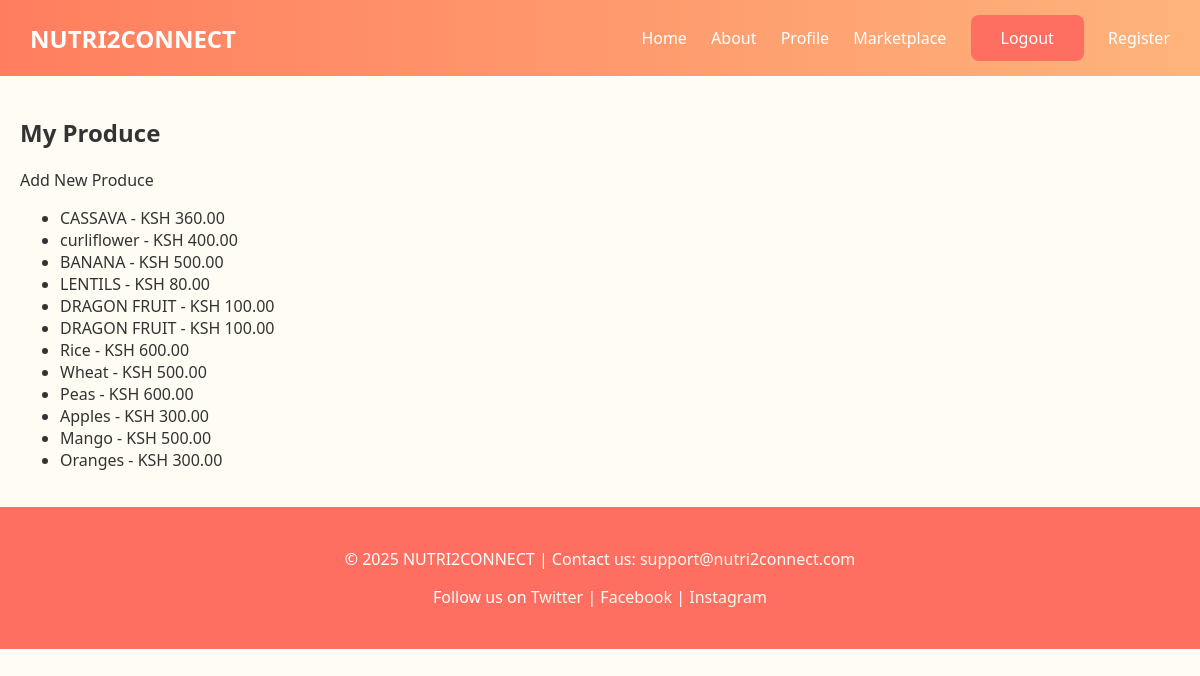
Before: /produce/ (signed in) with the older database file.
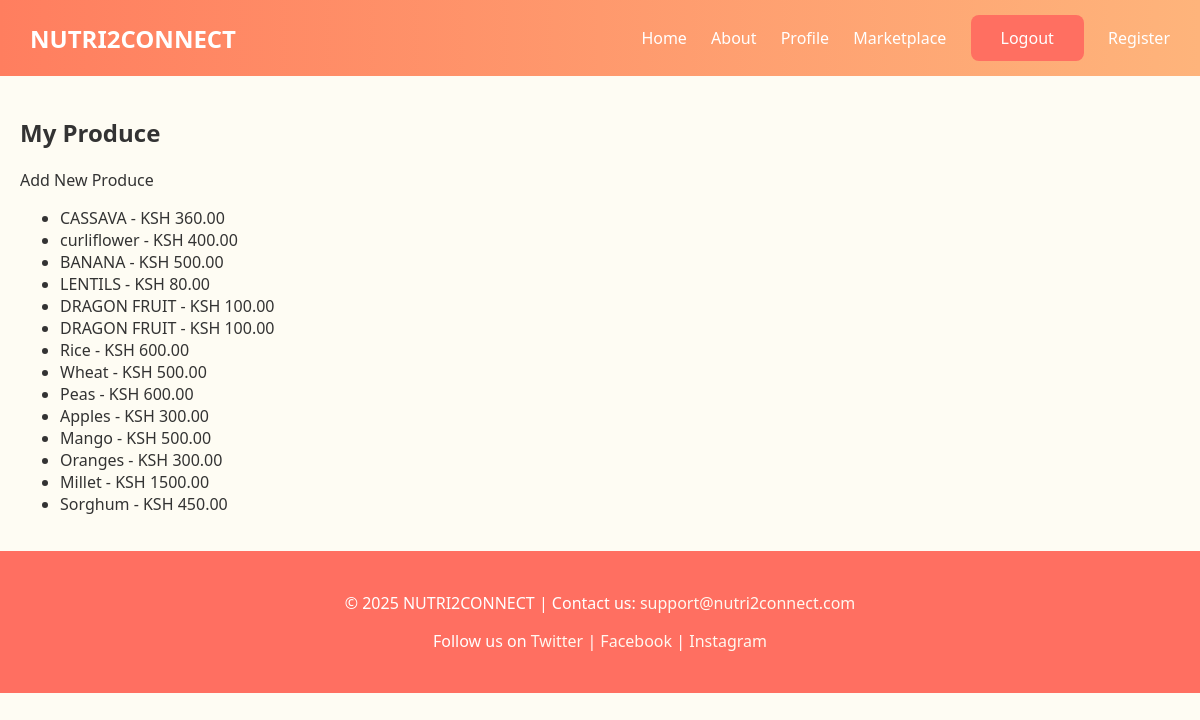
After: the same page with the newer database file.
### nutriconnect/models.py (models this page shows, shortened)
class Produce(models.Model):
    name = models.CharField(max_length=100)
    price = models.DecimalField(max_digits=10, decimal_places=2)
    farmer = models.ForeignKey(Farmer, on_delete=models.CASCADE, related_name='produces')

### nutriconnect/views.py (the view)
# urls.py: path('produce/', views.produce_list, name='produce_list'),
@login_required
def produce_list(request):
    produce_items = Produce.objects.all()
    return render(request, 'nutriconnect/produce_list.html', {'produce_items': produce_items})

### nutriconnect/templates/nutriconnect/produce_list.html
{% extends 'nutriconnect/base.html' %}
{% block content %}
<h2>My Produce</h2>
<a href="{% url 'produce_create' %}">Add New Produce</a>
<ul>
    {% for item in produce_items %}
    <li>{{ item.name }} - KSH {{ item.price }}</li>
    {% empty %}
    <li>No produce available.</li>
    {% endfor %}
</ul>
{% endblock %}

Changed rows visible on the page:
added Produce: name "Millet", price "1500.00"
added Produce: name "Sorghum", price "450.00"
